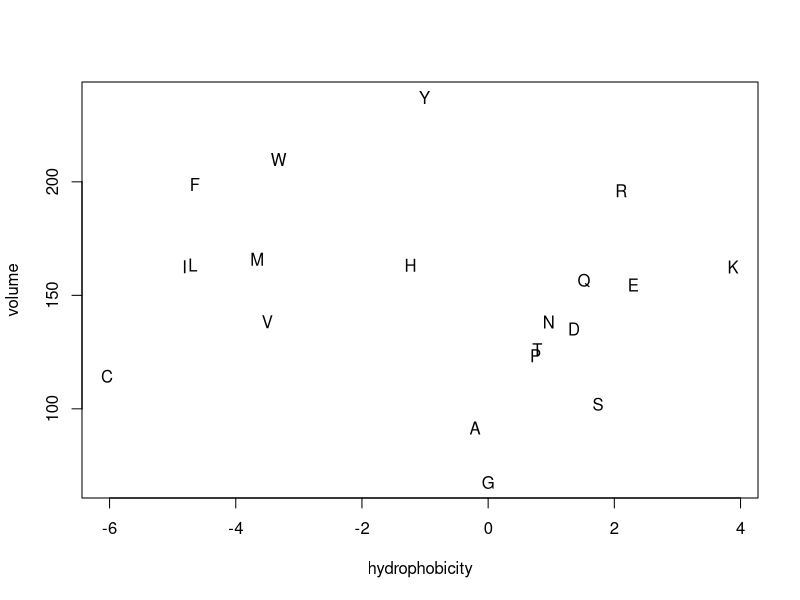

The R script that drew this image: (Note: this script raises an error after producing the figure.)
## ---- chunk 1
library()
## ---- chunk 2
search()
## ---- chunk 3
?vignette
## ---- chunk 4
install.packages("seqinr",repos="https://cran.rstudio.com/")   
## ---- chunk 5
library(seqinr)
ls("package:seqinr")
## ---- chunk 6
?seqinr::a
## ---- chunk 7
seqinr::a("Tyr")
## ---- chunk 8
seqinr::words(3, c("A", "G", "C", "U"))
## ---- chunk 9
?seqinr::words
## ---- chunk 10
?data
## ---- chunk 11
data(package="seqinr")
## ---- chunk 12
data(aaindex, package="seqinr")
?aaindex
## ---- chunk 13
aaindex$FASG890101
## ---- chunk 14
aaindex$PONJ960101 
## ---- chunk 15
plot(aaindex$FASG890101$I,   # x values
     aaindex$PONJ960101$I,   # y values
     xlab="hydrophobicity", ylab="volume", type="n")
text(aaindex$FASG890101$I,
     aaindex$PONJ960101$I,
     labels=a(names(aaindex$FASG890101$I)))
## ---- chunk 16
seqinr::choosebank("swissprot")   # choosing a database to take a sequence from
mySeq <- seqinr::query("mySeq", "N=MBP1_YEAST")   # taking a sequence from yeast
mbp1 <- seqinr::getSequence(mySeq)
seqinr::closebank()
x <- seqinr::AAstat(mbp1[[1]])   # AAstat returns information about protein residues and their                                      chemical and biological classes
barplot(sort(x$Compo), cex.names = 0.6)   # bar plot of amino acid counts in our sequence
